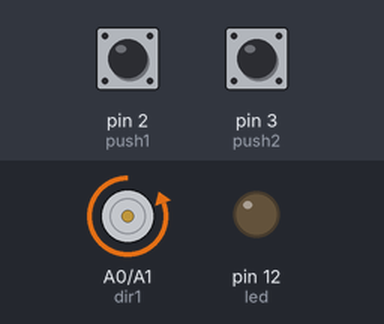
Bench run of a sketch on a simulated Arduino Uno, built with avr-gcc and run on an emulated ATmega328P. On the bench: motor-driver pin pairs drawn as motors (green arrow = first pin HIGH = forward, orange = second pin HIGH = backward, longer = more drive, scaled by the enable pin), output pins drawn as LEDs (lit = HIGH). The inputs (shaded band) are chosen by the test bench; at power-on: pin 2 (push1) HIGH, pin 3 (push2) HIGH. At 4.4 s the program stops and its outputs stay as they are.

Above: at 1.2 s.
1.3 s: pin 2 (push1) pulled LOW for 0.15 s
At 4.35 s:
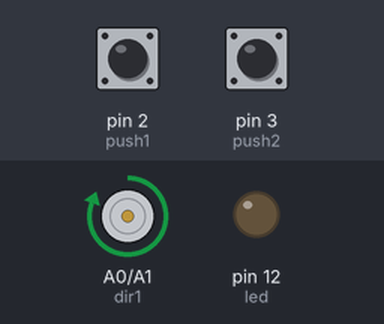
4.4 s: pin 3 (push2) pulled LOW for 0.15 s
At 4.9 s:
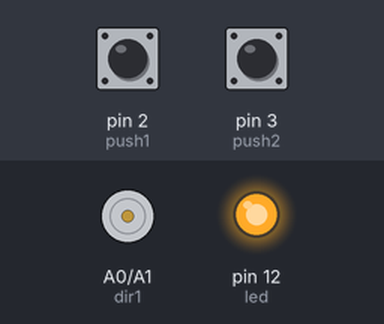
Timing chart, 0 to 5.9 s (numbered marks = the images above; inputs shaded):
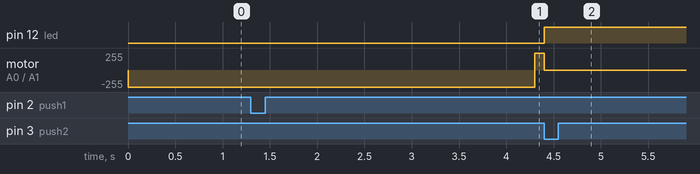

The sketch:

dumper_jig.ino
```cpp
int dir1=A0;
int dir2=A1;
int PWM=A2;
int mspeed=255;
int SEL1=A4;
int push1=2;
int push2=3;
int val1;
int val2;
int led=12;
int direction=0;
int isFirstTime = 1;

void setup() {
pinMode (led, OUTPUT);
pinMode (dir1, OUTPUT);
pinMode (dir2, OUTPUT);
pinMode (PWM, OUTPUT);
pinMode (push1, INPUT_PULLUP);
pinMode (push2, INPUT_PULLUP);
digitalWrite (SEL1, HIGH);
analogWrite (PWM, mspeed);
}

void loop() {
 val1= digitalRead (push1);
 val2= digitalRead (push2);
if (val1==0) {
  if (isFirstTime !=1){
    delay (3000);
  }
  direction = 1;
  }
isFirstTime = 0;

if (direction==0){
digitalWrite (dir1, LOW);
digitalWrite (dir2, HIGH);
}
else {
  digitalWrite (dir1, HIGH);
  digitalWrite (dir2, LOW);
}
 if(val2==LOW){
  digitalWrite (dir1, LOW);
  digitalWrite (dir2, LOW);
  digitalWrite (led, HIGH);
  exit(0);
 }
}
```

Measured:
- after the input at 1.3 s, motor on A0 (dir1) / A1 (dir2): backward 255/255 → forward 255/255 after 3.0 s
- after the input at 4.4 s, pin 12 (led): LOW → HIGH at once; motor on A0 (dir1) / A1 (dir2): forward 255/255 → stopped at once
